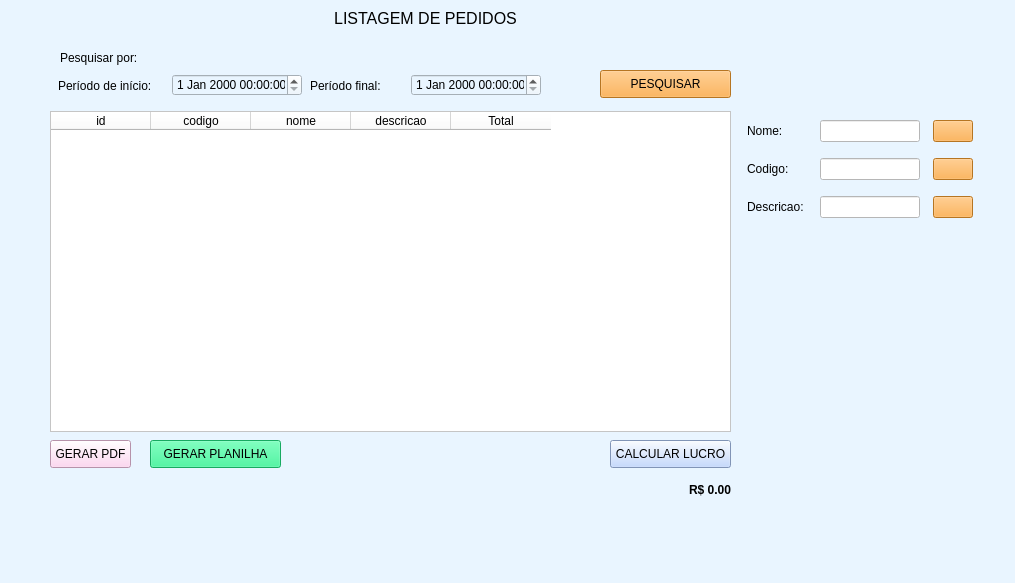
<?xml version="1.0" encoding="UTF-8"?>
<ui version="4.0">
 <class>MainWindow</class>
 <widget class="QMainWindow" name="MainWindow">
  <property name="geometry">
   <rect>
    <x>0</x>
    <y>0</y>
    <width>1015</width>
    <height>583</height>
   </rect>
  </property>
  <property name="windowTitle">
   <string>MainWindow</string>
  </property>
  <property name="styleSheet">
   <string notr="true">background-color: rgb(233, 245, 255);</string>
  </property>
  <widget class="QWidget" name="centralwidget">
   <widget class="QLabel" name="labelListaTitulo">
    <property name="geometry">
     <rect>
      <x>310</x>
      <y>10</y>
      <width>231</width>
      <height>16</height>
     </rect>
    </property>
    <property name="font">
     <font>
      <pointsize>12</pointsize>
     </font>
    </property>
    <property name="text">
     <string>LISTAGEM DE PEDIDOS</string>
    </property>
    <property name="alignment">
     <set>Qt::AlignCenter</set>
    </property>
   </widget>
   <widget class="QWidget" name="horizontalLayoutWidget">
    <property name="geometry">
     <rect>
      <x>50</x>
      <y>70</y>
      <width>261</width>
      <height>31</height>
     </rect>
    </property>
    <layout class="QHBoxLayout" name="horizontalLayout">
     <item>
      <widget class="QLabel" name="labelPeriodoInicio">
       <property name="maximumSize">
        <size>
         <width>100</width>
         <height>16777215</height>
        </size>
       </property>
       <property name="text">
        <string>Período de início:</string>
       </property>
      </widget>
     </item>
     <item>
      <widget class="QDateTimeEdit" name="datePeriodoInicio">
       <property name="maximumSize">
        <size>
         <width>130</width>
         <height>16777215</height>
        </size>
       </property>
      </widget>
     </item>
    </layout>
   </widget>
   <widget class="QWidget" name="horizontalLayoutWidget_2">
    <property name="geometry">
     <rect>
      <x>310</x>
      <y>70</y>
      <width>231</width>
      <height>31</height>
     </rect>
    </property>
    <layout class="QHBoxLayout" name="horizontalLayout_2">
     <item>
      <widget class="QLabel" name="labelPeriodoFinal">
       <property name="maximumSize">
        <size>
         <width>100</width>
         <height>16777215</height>
        </size>
       </property>
       <property name="text">
        <string>Período final: </string>
       </property>
      </widget>
     </item>
     <item>
      <widget class="QDateTimeEdit" name="datePeriodoFinal">
       <property name="maximumSize">
        <size>
         <width>130</width>
         <height>16777215</height>
        </size>
       </property>
      </widget>
     </item>
    </layout>
   </widget>
   <widget class="QPushButton" name="btnPesquisa">
    <property name="geometry">
     <rect>
      <x>600</x>
      <y>70</y>
      <width>131</width>
      <height>28</height>
     </rect>
    </property>
    <property name="minimumSize">
     <size>
      <width>120</width>
      <height>0</height>
     </size>
    </property>
    <property name="styleSheet">
     <string notr="true">background-color:#ffa42f</string>
    </property>
    <property name="text">
     <string>PESQUISAR</string>
    </property>
   </widget>
   <widget class="QPushButton" name="btnGeraCSV">
    <property name="geometry">
     <rect>
      <x>150</x>
      <y>440</y>
      <width>131</width>
      <height>28</height>
     </rect>
    </property>
    <property name="minimumSize">
     <size>
      <width>120</width>
      <height>0</height>
     </size>
    </property>
    <property name="styleSheet">
     <string notr="true">background-color: #22ee88</string>
    </property>
    <property name="text">
     <string>GERAR PLANILHA</string>
    </property>
   </widget>
   <widget class="QTableWidget" name="tablePedidos">
    <property name="geometry">
     <rect>
      <x>50</x>
      <y>111</y>
      <width>681</width>
      <height>321</height>
     </rect>
    </property>
    <property name="styleSheet">
     <string notr="true">background-color: rgb(255, 255, 255);</string>
    </property>
    <column>
     <property name="text">
      <string>id</string>
     </property>
    </column>
    <column>
     <property name="text">
      <string>codigo</string>
     </property>
    </column>
    <column>
     <property name="text">
      <string>nome</string>
     </property>
    </column>
    <column>
     <property name="text">
      <string>descricao</string>
     </property>
    </column>
    <column>
     <property name="text">
      <string>Total</string>
     </property>
    </column>
   </widget>
   <widget class="QPushButton" name="btnGeraPDF">
    <property name="geometry">
     <rect>
      <x>50</x>
      <y>440</y>
      <width>81</width>
      <height>28</height>
     </rect>
    </property>
    <property name="minimumSize">
     <size>
      <width>80</width>
      <height>0</height>
     </size>
    </property>
    <property name="styleSheet">
     <string notr="true">background-color:#ffccee</string>
    </property>
    <property name="text">
     <string>GERAR PDF</string>
    </property>
   </widget>
   <widget class="QLabel" name="labelLucro">
    <property name="geometry">
     <rect>
      <x>610</x>
      <y>480</y>
      <width>121</width>
      <height>20</height>
     </rect>
    </property>
    <property name="font">
     <font>
      <pointsize>9</pointsize>
      <weight>75</weight>
      <bold>true</bold>
     </font>
    </property>
    <property name="text">
     <string>R$ 0.00</string>
    </property>
    <property name="alignment">
     <set>Qt::AlignRight|Qt::AlignTrailing|Qt::AlignVCenter</set>
    </property>
   </widget>
   <widget class="QPushButton" name="btnLucro">
    <property name="geometry">
     <rect>
      <x>610</x>
      <y>440</y>
      <width>121</width>
      <height>28</height>
     </rect>
    </property>
    <property name="styleSheet">
     <string notr="true">background-color: rgb(181, 207, 255);</string>
    </property>
    <property name="text">
     <string>CALCULAR LUCRO</string>
    </property>
   </widget>
   <widget class="QLabel" name="labelProcurarPor">
    <property name="geometry">
     <rect>
      <x>60</x>
      <y>50</y>
      <width>91</width>
      <height>16</height>
     </rect>
    </property>
    <property name="text">
     <string>Pesquisar por:</string>
    </property>
   </widget>
   <widget class="QLabel" name="labelDebug">
    <property name="geometry">
     <rect>
      <x>310</x>
      <y>450</y>
      <width>261</width>
      <height>20</height>
     </rect>
    </property>
    <property name="font">
     <font>
      <italic>true</italic>
     </font>
    </property>
    <property name="text">
     <string/>
    </property>
   </widget>
   <widget class="QWidget" name="verticalLayoutWidget">
    <property name="geometry">
     <rect>
      <x>740</x>
      <y>110</y>
      <width>242</width>
      <height>121</height>
     </rect>
    </property>
    <layout class="QVBoxLayout" name="verticalLayout">
     <item>
      <layout class="QHBoxLayout" name="horizontalLayout_4">
       <item>
        <widget class="QLabel" name="labelNomeProc">
         <property name="maximumSize">
          <size>
           <width>60</width>
           <height>16777215</height>
          </size>
         </property>
         <property name="text">
          <string>Nome: </string>
         </property>
        </widget>
       </item>
       <item>
        <widget class="QLineEdit" name="lineNomeProc">
         <property name="maximumSize">
          <size>
           <width>100</width>
           <height>16777215</height>
          </size>
         </property>
         <property name="styleSheet">
          <string notr="true">background-color: rgb(255, 255, 255);</string>
         </property>
        </widget>
       </item>
       <item>
        <widget class="QPushButton" name="btnNomePesq">
         <property name="maximumSize">
          <size>
           <width>40</width>
           <height>16777215</height>
          </size>
         </property>
         <property name="styleSheet">
          <string notr="true">background-color:#ffa42f</string>
         </property>
         <property name="text">
          <string/>
         </property>
        </widget>
       </item>
      </layout>
     </item>
     <item>
      <layout class="QHBoxLayout" name="horizontalLayout_5">
       <item>
        <widget class="QLabel" name="labelCodigoProc">
         <property name="maximumSize">
          <size>
           <width>60</width>
           <height>16777215</height>
          </size>
         </property>
         <property name="text">
          <string>Codigo: </string>
         </property>
        </widget>
       </item>
       <item>
        <widget class="QLineEdit" name="lineCodigoProc">
         <property name="maximumSize">
          <size>
           <width>100</width>
           <height>16777215</height>
          </size>
         </property>
         <property name="styleSheet">
          <string notr="true">background-color: rgb(255, 255, 255);</string>
         </property>
        </widget>
       </item>
       <item>
        <widget class="QPushButton" name="btnCodPesq">
         <property name="maximumSize">
          <size>
           <width>40</width>
           <height>16777215</height>
          </size>
         </property>
         <property name="styleSheet">
          <string notr="true">background-color:#ffa42f</string>
         </property>
         <property name="text">
          <string/>
         </property>
        </widget>
       </item>
      </layout>
     </item>
     <item>
      <layout class="QHBoxLayout" name="horizontalLayout_6">
       <item>
        <widget class="QLabel" name="labelDescricaoProc">
         <property name="maximumSize">
          <size>
           <width>60</width>
           <height>16777215</height>
          </size>
         </property>
         <property name="text">
          <string>Descricao: </string>
         </property>
        </widget>
       </item>
       <item>
        <widget class="QLineEdit" name="lineDescricaoProc">
         <property name="maximumSize">
          <size>
           <width>100</width>
           <height>16777215</height>
          </size>
         </property>
         <property name="styleSheet">
          <string notr="true">background-color: rgb(255, 255, 255);</string>
         </property>
        </widget>
       </item>
       <item>
        <widget class="QPushButton" name="btnDescrPesq">
         <property name="maximumSize">
          <size>
           <width>40</width>
           <height>16777215</height>
          </size>
         </property>
         <property name="styleSheet">
          <string notr="true">background-color:#ffa42f</string>
         </property>
         <property name="text">
          <string/>
         </property>
        </widget>
       </item>
      </layout>
     </item>
    </layout>
   </widget>
  </widget>
  <widget class="QMenuBar" name="menubar">
   <property name="geometry">
    <rect>
     <x>0</x>
     <y>0</y>
     <width>1015</width>
     <height>26</height>
    </rect>
   </property>
  </widget>
  <widget class="QStatusBar" name="statusbar"/>
 </widget>
 <resources/>
 <connections/>
</ui>
